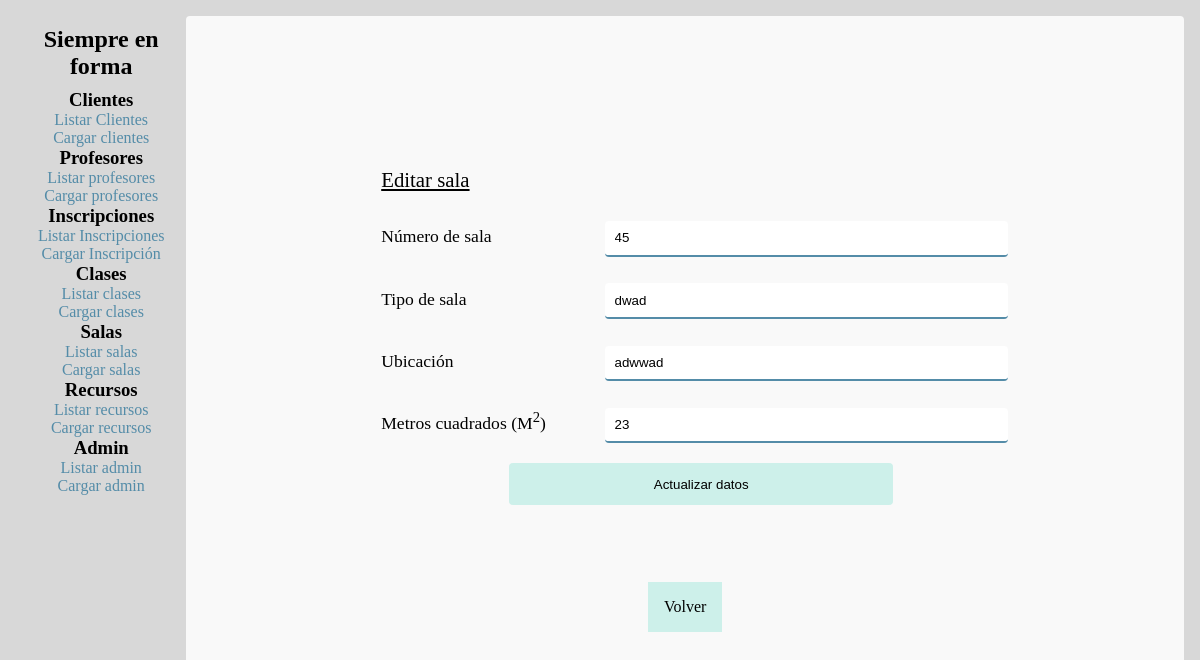
Page /code/salas/editar-sala.php?id=2 on the committed database.
### tables this page shows
CREATE TABLE `salas` (
  `idsala` int(11) NOT NULL,
  `m2` float NOT NULL,
  `ubicacion` varchar(50) NOT NULL,
  `tipo` varchar(20) NOT NULL,
  `num` varchar(3) NOT NULL,
  `eliminado` char(1) NOT NULL DEFAULT '0'
);

### code/salas/editar-sala.php (the view, shortened to what this page needs)
<?php
require_once("../conexion.php");
$idSala = $_GET["id"];
$salaSQL = "SELECT * FROM salas WHERE idsala = $idSala";
$salaConsulta = mysqli_query($link, $salaSQL);
$salaFila = mysqli_fetch_assoc($salaConsulta);
?>
<!DOCTYPE html>
<html lang="es">
<?php include_once("../_header.php"); ?>
<body>
    <?php include_once("../_navbar.php"); ?>
    <main>
        <form method="POST">
            <fieldset>
                <legend>Editar sala</legend>
                <section>
                    <label for="num">Número de sala</label>
                    <input type="text" name="num" id="num" value="<?= $salaFila["num"] ?>" required autofocus>
                </section>
                <section>
				<label for="tipo">Tipo de sala</label>
				<input type="text" name="tipo" id="tipo" value="<?= $salaFila["tipo"] ?>" required>
                </section>
                <section>
				<label for="ubicacion">Ubicación</label>
				<input type="text" name="ubicacion" id="ubicacion" value="<?= $salaFila["ubicacion"] ?>" required>
                </section>
                <section>
				<label for="m2">Metros cuadrados (M<sup>2</sup>)</label>
				<input type="number" name="m2" id="m2" step="0.01" min="0" value="<?= $salaFila["m2"] ?>" required>
                </section>
                <input class="FORMULARIO__submit" type="submit" value="Actualizar datos" name="actualizar">
            </fieldset>
        </form>
        <a class="BOTON" href="../index.php">Volver</a>
    </main>
</body>
</html>

### code/css/style.css (style rules this page uses)
:root { --color1:#FDF6F0; --color2:#548CA8; --color3:#F9F9F9; --color4:#CDF0EA; }
* { margin: 0; padding: 0; }
body { background: rgba(200,200,200,70%); display: flex; justify-content: space-between; padding: 1em; }
a { color: var(--color2); text-decoration: none; transition:color 1s; }
.CONTENEDOR,main { border: 3px var(--color4); border-radius: 4px; background-color: var(--color3); padding: 1em; width: 85vw; height: 90vh; display: flex; flex-direction: column; justify-content: center; align-content: center; }

### code/css/forms.css (style rules this page uses)
.FORMULARIO,form { display: flex; flex-direction: column; align-self: center; justify-self: center; width: 40em; padding: 2em; }
.FORMULARIO__parte,fieldset { padding: 1em; width: 40em; border:none; display: flex; flex-direction: column; }
.FORMULARIO__legend,legend { text-decoration: underline; font-size: 1.3em; }
.FORMULARIO__label,label { margin: .3em 0; font-size: 1.1em; }
.FORMULARIO__input, .FORMULARIO__select, input,select { width: 60%; padding: .7em; border: none; margin: 1em; border-radius: 4px; border-bottom: 2px solid var(--color2) }
.FORMULARIO__submit { border: none; border-radius: 4px; padding: 1em; width: 60%; margin-top:.5em; background-color: var(--color4); transition: background-color 2s; cursor: pointer; align-self: center }
.BOTON { margin: 1rem; padding: 1em; align-self: center; text-align: center; background-color: var(--color4); color: black; }
.FORMULARIO__section,section { display: flex; justify-content: space-between; align-items: baseline; }

### rows in the picture
salas: num "45", tipo "dwad", ubicacion "adwwad", m2 "23"
